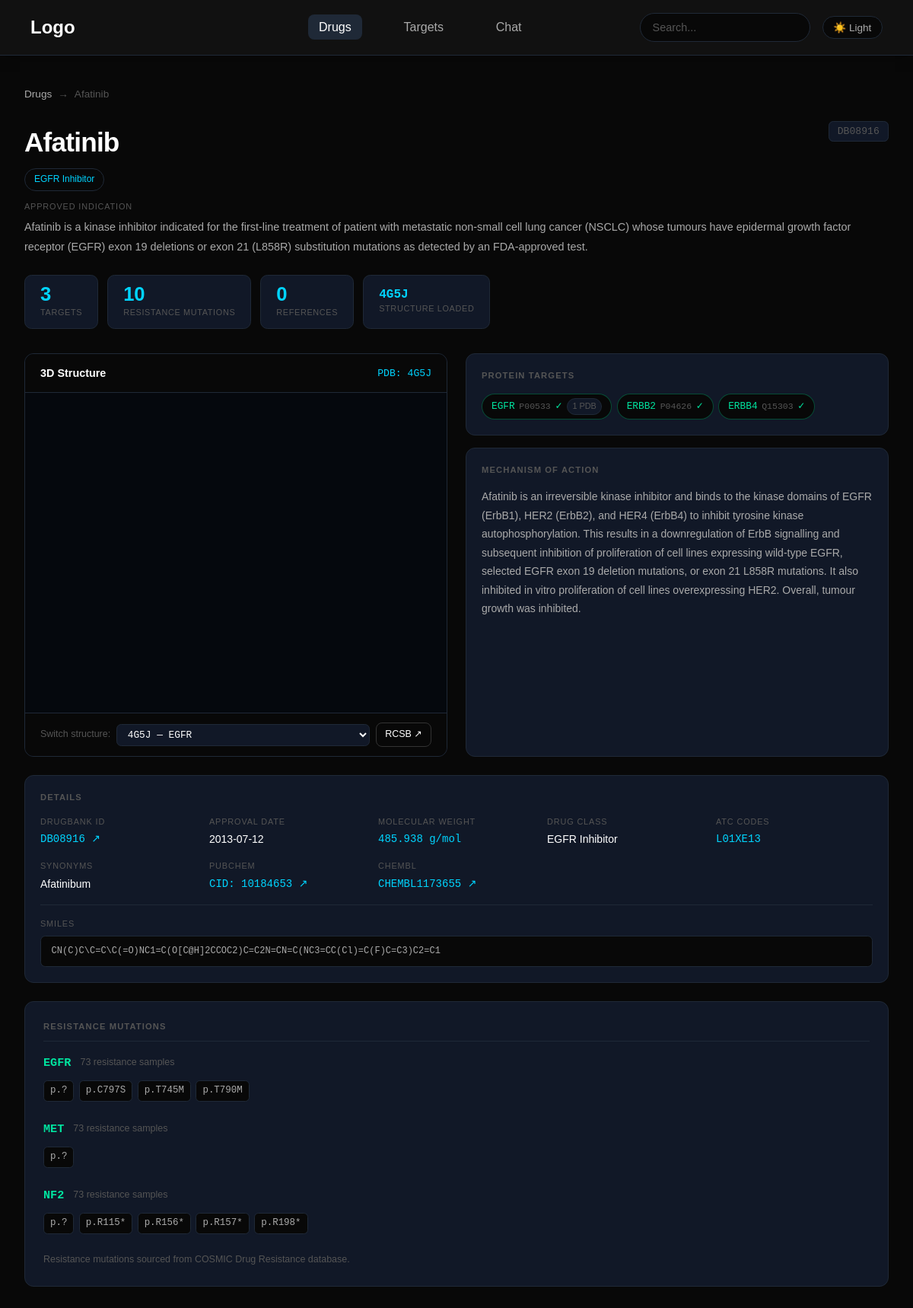
The app's page /drugs/DB08916 with its own data.
### tables this page shows
CREATE TABLE drugs (
    drugbank_id          TEXT PRIMARY KEY,
    name                 TEXT NOT NULL,
    indication           TEXT,
    mechanism_of_action  TEXT,
    pharmacodynamics     TEXT,
    drug_class           TEXT,
    atc_codes            TEXT,
    synonyms             TEXT,
    unmatched_pdb_ids    TEXT,

    -- ── New columns ──────────────────────────────────
    smiles               TEXT,
    molecular_weight     TEXT,
    inchikey             TEXT,
    pubchem_cid          TEXT,
    chembl_id            TEXT,
    approval_date        TEXT,

    created_at           TEXT DEFAULT (datetime('now'))
);

CREATE TABLE drug_target_links (
    id                   INTEGER PRIMARY KEY AUTOINCREMENT,
    drugbank_id          TEXT NOT NULL REFERENCES drugs(drugbank_id) ON DELETE CASCADE,
    uniprot_accession    TEXT NOT NULL REFERENCES targets(uniprot_accession) ON DELETE CASCADE,
    actions              TEXT,
    known_action         TEXT,
    pdb_ids              TEXT,
    UNIQUE (drugbank_id, uniprot_accession)
);

CREATE TABLE targets (
    uniprot_accession    TEXT PRIMARY KEY,
    gene_name            TEXT NOT NULL,
    protein_name         TEXT,
    general_function     TEXT,
    cellular_location    TEXT,
    created_at           TEXT DEFAULT (datetime('now'))
);

CREATE TABLE resistance_mutations (
    id                   INTEGER PRIMARY KEY AUTOINCREMENT,
    drugbank_id          TEXT NOT NULL REFERENCES drugs(drugbank_id) ON DELETE CASCADE,
    uniprot_accession    TEXT REFERENCES targets(uniprot_accession) ON DELETE SET NULL,
    gene_symbol          TEXT NOT NULL,
    mutation_aa          TEXT NOT NULL,
    mutation_type        TEXT,
    resistance_type      TEXT,
    source               TEXT,
    total_samples        INTEGER,
    created_at           TEXT DEFAULT (datetime('now')),
    UNIQUE (drugbank_id, gene_symbol, mutation_aa)
);

### app/routers/drugs.py (the view)
@router.get("/drugs/{drugbank_id}", response_class=HTMLResponse)
def drug_detail(request: Request, drugbank_id: str):
    drug = get_drug_by_id(drugbank_id)
    if not drug:
        raise HTTPException(status_code=404, detail="Drug not found")
    viewer_pdb_id = None
    viewer_target = None
    for target in drug.get("targets", []):
        if target.get("pdb_ids"):
            viewer_pdb_id = target["pdb_ids"][0]
            viewer_target = target
            if target.get("known_action") == "yes":
                break
    return templates.TemplateResponse(
        request=request,
        name="drugs/detail.html",
        context={
            "drug": drug,
            "viewer_pdb_id": viewer_pdb_id,
            "viewer_target": viewer_target,
        },
    )

### app/templates/drugs/detail.html (shortened to what this page needs)
{% extends "base.html" %}
{% block extra_styles %}
<link rel="stylesheet" href="/static/css/pages/detail.css">
{% endblock %}
{% block content %}
<div class="detail-page">
    <div class="breadcrumb">
        <a href="/drugs">Drugs</a>
        <span class="breadcrumb-sep">→</span>
        <span>{{ drug.name }}</span>
    </div>
    <div class="drug-header">
        <div class="drug-header-left">
            <h1>{{ drug.name }}</h1>
            {% if drug.drug_class and drug.drug_class != 'Other' %}
            <span class="class-badge">{{ drug.drug_class }}</span>
            {% endif %}
        </div>
        <div class="drug-header-right">
            <span class="drugbank-id">{{ drug.drugbank_id }}</span>
        </div>
    </div>
    {% if drug.indication %}
    <div class="indication-section">
        <span class="indication-label">Approved Indication</span>
        <p class="indication-text" id="indicationText">
            {{ drug.indication[:300] }}
        </p>
    </div>
    {% endif %}
    <div class="stat-chips">
        <div class="stat-chip">
            <span class="chip-value">{{ drug.targets|length }}</span>
            <span class="chip-label">Targets</span>
        </div>
        <div class="stat-chip">
            <span class="chip-value">{{ drug.resistance_mutations|length }}</span>
            <span class="chip-label">Resistance Mutations</span>
        </div>
        <div class="stat-chip">
            <span class="chip-value">{{ drug.pubmed_ids|length }}</span>
            <span class="chip-label">References</span>
        </div>
        {% if viewer_pdb_id %}
        <div class="stat-chip">
            <span class="chip-value mono">{{ viewer_pdb_id|upper }}</span>
            <span class="chip-label">Structure Loaded</span>
        </div>
        {% endif %}
    </div>
    <div class="detail-grid">
        <div class="viewer-card">
            <div class="viewer-header">
                <span class="viewer-title">3D Structure</span>
                {% if viewer_pdb_id %}
                <span class="viewer-pdb">PDB: {{ viewer_pdb_id|upper }}</span>
                {% else %}
                <span class="dim">No structure available</span>
                {% endif %}
            </div>
            <div id="molstar-viewer">
            </div>
            {% if viewer_pdb_id %}
            <div class="viewer-controls">
                <span class="dim" style="font-size:0.78rem;">
                    Switch structure:
                </span>
                <select class="pdb-select" onchange="loadStructure(this.value)">
                    {% for target in drug.targets %}
                    {% for pdb in target.pdb_ids %}
                    <option value="{{ pdb }}" {% if pdb==viewer_pdb_id %}selected{% endif %}>
                        {{ pdb|upper }} — {{ target.gene_name }}
                    </option>
                    {% endfor %}
                    {% endfor %}
                </select>
                <a id="rcsbLink" href="https://www.rcsb.org/structure/{{ viewer_pdb_id|upper }}" target="_blank"
                    class="btn secondary" style="padding:0.3rem 0.7rem; font-size:0.78rem;">
                    RCSB ↗
                </a>
            </div>
            {% endif %}
        </div>
        <div class="info-column">
            <div class="info-card">
                <div class="info-card-title">Protein Targets</div>
                <div class="target-pills">
                    {% for target in drug.targets %}
                    <a href="/targets/{{ target.uniprot_accession }}"
                        class="target-pill {% if target.known_action == 'yes' %}confirmed{% endif %}">
                        <span class="target-gene">{{ target.gene_name }}</span>
                        <span class="target-uniprot">{{ target.uniprot_accession }}</span>
                        {% if target.known_action == 'yes' %}
                        <span class="confirmed-tick">✓</span>
                        {% endif %}
                        {% if target.pdb_ids %}
                        <span class="pdb-count">{{ target.pdb_ids|length }} PDB</span>
                        {% endif %}
                    </a>
                    {% endfor %}
                </div>
            </div>
            <div class="info-card mechanism-card">
                <div class="info-card-title">Mechanism of Action</div>
                <p class="mechanism-text">
                    {{ drug.mechanism_of_action or 'Not available.' }}
                </p>
            </div>
        </div>
    </div>
    <div class="details-full">
        <div class="info-card">
            <div class="info-card-title">Details</div>
            <div class="details-grid">
                <div class="detail-item">
                    <span class="detail-label">DrugBank ID</span>
                    <a href="https://go.drugbank.com/drugs/{{ drug.drugbank_id }}" target="_blank"
                        class="detail-value mono accent">
                        {{ drug.drugbank_id }} ↗
                    </a>
                </div>
                <div class="detail-item">
                    <span class="detail-label">Approval Date</span>
                    <span class="detail-value">
                        {{ drug.approval_date or '—' }}
                    </span>
                </div>
                <div class="detail-item">
                    <span class="detail-label">Molecular Weight</span>
                    <span class="detail-value mono">
                        {{ drug.molecular_weight or '—' }} g/mol
                    </span>
                </div>
                <div class="detail-item">
                    <span class="detail-label">Drug Class</span>
                    <span class="detail-value">{{ drug.drug_class or '—' }}</span>
                </div>
                <div class="detail-item">
                    <span class="detail-label">ATC Codes</span>
                    <span class="detail-value mono">
                        {{ drug.atc_codes|join(', ') or '—' }}
                    </span>
                </div>
                <div class="detail-item">
                    <span class="detail-label">Synonyms</span>
                    <span class="detail-value">
                        {% set short_syns = [] %}
                        {% for syn in drug.synonyms %}
                        {% if syn|length < 30 %} {% set _=short_syns.append(syn) %} {% endif %} {% endfor %} {{
                            short_syns[:3]|join(', ') or ' —' }} </span>
                </div>
                {% if drug.pubchem_cid %}
                <div class="detail-item">
                    <span class="detail-label">PubChem</span>
                    <a href="https://pubchem.ncbi.nlm.nih.gov/compound/{{ drug.pubchem_cid }}" target="_blank"
                        class="detail-value mono accent">
                        CID: {{ drug.pubchem_cid }} ↗
                    </a>
                </div>
                {% endif %}
                {% if drug.chembl_id %}
                <div class="detail-item">
                    <span class="detail-label">ChEMBL</span>
                    <a href="https://www.ebi.ac.uk/chembl/compound_report_card/{{ drug.chembl_id }}" target="_blank"
                        class="detail-value mono accent">
                        {{ drug.chembl_id }} ↗
                    </a>
                </div>
                {% endif %}
            </div>
            {% if drug.smiles %}
            <div class="smiles-section">
                <div class="detail-label" style="margin-bottom:0.4rem;">
                    SMILES
                </div>
                <div class="smiles-string">{{ drug.smiles }}</div>
            </div>
            {% endif %}
        </div>
    </div>
    {% if drug.resistance_mutations %}
    <div class="mutations-section">
        <div class="section-title">Resistance Mutations</div>
        {% set ns = namespace(current_gene=None) %}
        {% for mut in drug.resistance_mutations %}
        {% if mut.gene_symbol != ns.current_gene %}
        {% if ns.current_gene != None %}
    </div>
</div>
{% endif %}
{% set ns.current_gene = mut.gene_symbol %}
<div class="mutation-group">
    <div class="mutation-group-header">
        <span class="mutation-gene">{{ mut.gene_symbol }}</span>
        {% if mut.total_samples %}
        <span class="dim" style="font-size:0.78rem;">
            {{ mut.total_samples }} resistance samples
        </span>
        {% endif %}
    </div>
    <div class="mutation-chips">
        {% endif %}
        <span class="mut-chip">{{ mut.mutation_aa }}</span>
        {% endfor %}
    </div>
</div>
<p class="mutations-note">
    Resistance mutations sourced from COSMIC Drug Resistance database.
</p>
</div>
{% endif %}
</div>
{% endblock %}
{% block extra_scripts %}
{% if viewer_pdb_id %}
<link rel="stylesheet" href="https://cdn.jsdelivr.net/npm/molstar@latest/build/viewer/molstar.css">
{% endif %}
{% endblock %}

### app/templates/base.html (shortened to what this page needs)
<!DOCTYPE html>
<html lang="en">
<head>
    <link rel="stylesheet" href="/static/css/base.css">
    {% block extra_styles %}{% endblock %}
</head>
<body>
    <nav class="navbar">
        <div class="navbar-content">
            <h3><a href="/" style="text-decoration:none; color:inherit;">Logo</a></h3>
            <ul class="nav-list">
                <li class="nav-pages">
                    <a href="/drugs" class="{% if request.url.path.startswith('/drugs') %}active{% endif %}">
                        Drugs
                    </a>
                </li>
                <li class="nav-pages">
                    <a href="/targets" class="{% if request.url.path.startswith('/targets') %}active{% endif %}">
                        Targets
                    </a>
                </li>
                <li class="nav-pages">
                    <a href="/chat" class="{% if request.url.path == '/chat' %}active{% endif %}">
                        Chat
                    </a>
                </li>
            </ul>
            <div class="search-container">
                <form action="/search" method="get">
                    <input type="text" name="q" placeholder="Search..." value="{{ request.query_params.get('q', '') }}"
                        autocomplete="off">
                </form>
            </div>
            <button class="theme-toggle" onclick="toggleTheme()" id="themeBtn">
            </button>
        </div>
    </nav>
    <main>
        {% block content %}{% endblock %}
    </main>
    {% block extra_scripts %}{% endblock %}
</body>
</html>

### app/static/css/base.css (style rules this page uses)
:root { --bg: #080808; --bg-surface: #111827; --bg-card: #111827; --border: #1f2937; --border-hover: #374151; --text: #ffffff; --text-muted: #aaaaaa; --text-dim: #555555; --accent: #00d4ff; --nav-bg: #111111; --btn-primary-bg: #ffffff; --btn-primary-text: #000000; --btn-secondary-bg: transparent; --btn-secondary-text: #ffffff; --btn-secondary-border: #333333; --btn-secondary-hover: #151515; --stat-num: #00d4ff; }
*, *::before, *::after { box-sizing: border-box; margin: 0; padding: 0; }
html { scroll-behavior: smooth; }
body { background: var(--bg); color: var(--text); font-family: sans-serif; font-size: 15px; line-height: 1.6; min-height: 100vh; transition: background 0.3s ease, color 0.3s ease; }
a { color: var(--accent); text-decoration: none; }
.navbar { width: 100%; min-height: 4.5rem; background: var(--nav-bg); color: var(--text); box-shadow: 0 0.25rem 1rem rgba(0, 0, 0, 0.25); border-bottom: 1px solid var(--border); }
.navbar-content { min-height: 4.5rem; display: flex; align-items: center; padding: 0 2.5rem; gap: 1rem; }
.navbar-content h3 { flex: 1; font-size: 1.5rem; font-weight: 600; color: var(--text); }
.nav-list { flex: 1; display: flex; justify-content: center; align-items: center; gap: 2.5rem; list-style: none; }
.nav-pages a { color: var(--text-muted); text-decoration: none; font-size: 1rem; padding: 0.5rem 0.9rem; border-radius: 0.5rem; transition: background 0.2s ease, color 0.2s ease; }
.nav-pages a:hover, .nav-pages a.active { background: var(--border); color: var(--text); }
.search-container { flex: 1; display: flex; justify-content: flex-end; align-items: center; gap: 0.75rem; }
.search-container input { width: 14rem; padding: 0.6rem 1rem; background: var(--bg); color: var(--text); border: 1px solid var(--border); border-radius: 2rem; outline: none; font-size: 0.9rem; transition: border-color 0.2s ease, width 0.2s ease; }
.search-container input::placeholder { color: var(--text-dim); }
.theme-toggle { background: var(--bg); border: 1px solid var(--border); border-radius: 2rem; padding: 0.4rem 0.85rem; cursor: pointer; font-size: 0.85rem; color: var(--text-muted); transition: all 0.2s ease; white-space: nowrap; }
.btn { padding: 0.9rem 1.4rem; border-radius: 0.5rem; text-decoration: none; font-size: 0.95rem; transition: 0.2s ease; display: inline-block; }
.secondary { border: 1px solid var(--btn-secondary-border); color: var(--btn-secondary-text); background: var(--btn-secondary-bg); }

### records on screen
drugs: name "Afatinib", drug_class "EGFR Inhibitor", drugbank_id "DB08916", indication "Afatinib is a kinase inhibitor indicated for the first-line treatment of patient with metastatic non-small cell lung cancer (NSCLC) whose tumours have epidermal growth factor receptor (EGFR) exon 19 deletions or exon 21 (L858R) substitution mutations as detected by an FDA-approved test.", mechanism_of_action "Afatinib is an irreversible kinase inhibitor and binds to the kinase domains of EGFR (ErbB1), HER2 (ErbB2), and HER4 (ErbB4) to inhibit tyrosine kinase autophosphorylation. This results in a downregulation of ErbB signalling and subsequent inhibition of proliferation of cell lines expressing wild-type EGFR, selected EGFR exon 19 deletion mutations, or exon 21 L858R mutations. It also inhibited in vitro proliferation of cell lines overexpressing HER2. Overall, tumour growth was inhibited.", approval_date "2013-07-12", molecular_weight "485.938", pubchem_cid "10184653", chembl_id "CHEMBL1173655", smiles "CN(C)C\\C=C\\C(=O)NC1=C(O[C@H]2CCOC2)C=C2N=CN=C(NC3=CC(Cl)=C(F)C=C3)C2=C1"
drug_target_links: gene_name "EGFR", uniprot_accession "P00533", pdb_ids|length "1"
drug_target_links: gene_name "ERBB2", uniprot_accession "P04626"
drug_target_links: gene_name "ERBB4", uniprot_accession "Q15303"
resistance_mutations: gene_symbol "EGFR", total_samples "73", mutation_aa "p.?"
resistance_mutations: mutation_aa "p.C797S"
resistance_mutations: mutation_aa "p.T745M"
resistance_mutations: mutation_aa "p.T790M"
resistance_mutations: gene_symbol "MET", total_samples "73", mutation_aa "p.?"
resistance_mutations: gene_symbol "NF2", total_samples "73", mutation_aa "p.?"
resistance_mutations: mutation_aa "p.R115*"
resistance_mutations: mutation_aa "p.R156*"
resistance_mutations: mutation_aa "p.R157*"
resistance_mutations: mutation_aa "p.R198*"

### other values on screen
{{ drug.targets|length }} "3"
{{ drug.resistance_mutations|length }} "10"
{{ drug.pubmed_ids|length }} "0"
{{ viewer_pdb_id|upper }} "4G5J"
{{ drug.atc_codes|join(', ') or '—' }} "L01XE13"
{{ short_syns[:3]|join(', ') or ' —' }} "Afatinibum"
form field value "4G5J — EGFR"
